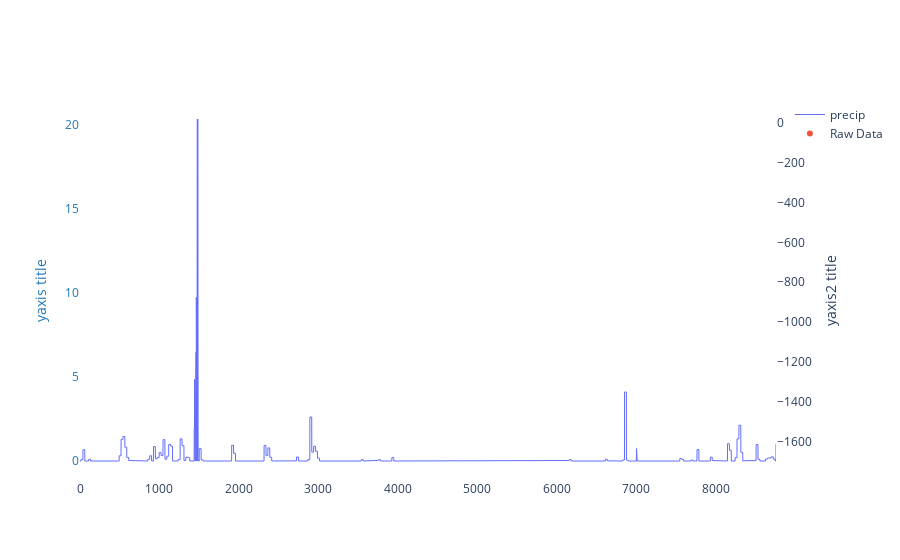

The cell this chart's notebook holds for it:
### Code cell
drys = pd.DataFrame({'dt':dt_vec, 'dry':bin_events})
# Create figure with secondary y-axis
fig = go.Figure()
for gid in list(data.keys()):
    precip = pd.DataFrame({'dt':[x for x in range(len(data[gid]))], 'p':data[gid]})
    # precip = pd.DataFrame({'dt':range(len(data[gid])), 'p':data[gid]})
    # fig.add_trace(go.Scatter(
    #     name="Raw Data",
    #     mode="markers", x=summary[gid]["dt"], y=summary[gid]["t0"],
    #     marker_symbol="star",yaxis="y2"
    # ))
    fig.add_trace(go.Scatter(
        name="precip",
        mode="lines", x=precip["dt"], y=precip["p"],
        marker_symbol="star", line=dict(width=1),yaxis="y1"
    ))
    fig.add_trace(go.Scatter(
        name="Raw Data",
        mode="markers", x=drys["dt"], y=drys["dry"],
        marker_symbol="circle",yaxis="y2"
    ))

fig.update_layout(plot_bgcolor="white",yaxis=dict(
        title="yaxis title",
        titlefont=dict(
            color="#1f77b4"
        ),
        tickfont=dict(
            color="#1f77b4"
        )
    ),
    yaxis2=dict(
        title="yaxis2 title",
        # titlefont=dict(
        #     color="#ff7f0e"
        # ),
        # tickfont=dict(
        #     color="#ff7f0e"
        # ),
        anchor="free",
        overlaying="y",
        side="right",
        position=1
    ),)
        
fig.show()
# plt.plot(data)
# plt.plot(dry_periods)

### Figure 1 — Plotly figure (JSON) as saved in the notebook; plotly's stock layout.template omitted (floating-point values rounded to 4 significant figures; data arrays with more than 128 entries replaced by an {"elided": "..."} marker saying what was removed)
{"data": [{"line": {"width": 1}, "marker": {"symbol": "star"}, "mode": "lines", "name": "precip", "type": "scatter", "x": {"elided": "8760 int values"}, "y": {"elided": "8760 float values"}, "yaxis": "y"}, {"marker": {"symbol": "circle"}, "mode": "markers", "name": "Raw Data", "type": "scatter", "x": {"elided": "8760 str values"}, "y": {"elided": "8760 int values"}, "yaxis": "y2"}], "layout": {"plot_bgcolor": "white", "yaxis": {"tickfont": {"color": "#1f77b4"}, "title": {"font": {"color": "#1f77b4"}, "text": "yaxis title"}}, "yaxis2": {"anchor": "free", "overlaying": "y", "position": 1, "side": "right", "title": {"text": "yaxis2 title"}}}}
